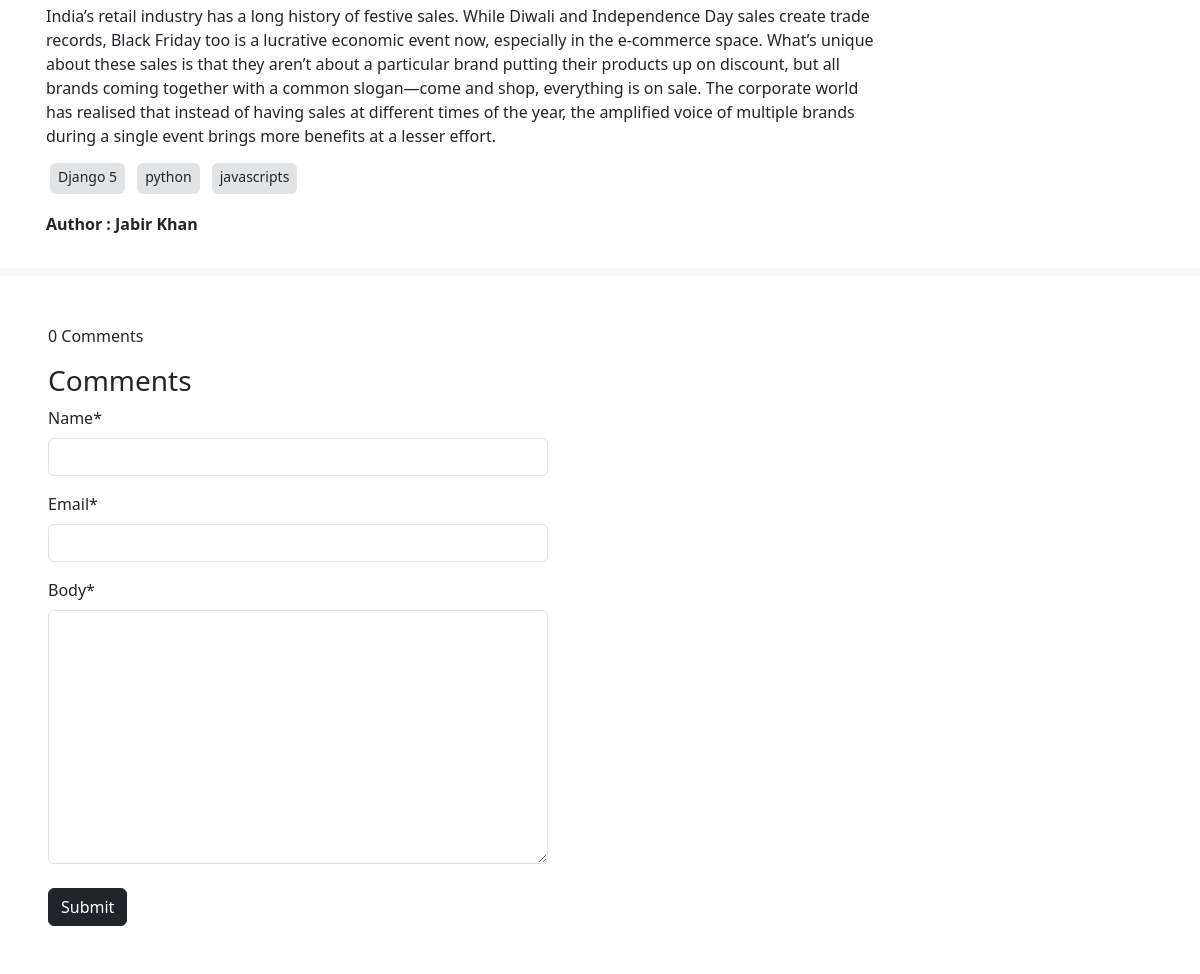
The page /post/details/1/ (lower part) on the database as committed earlier.
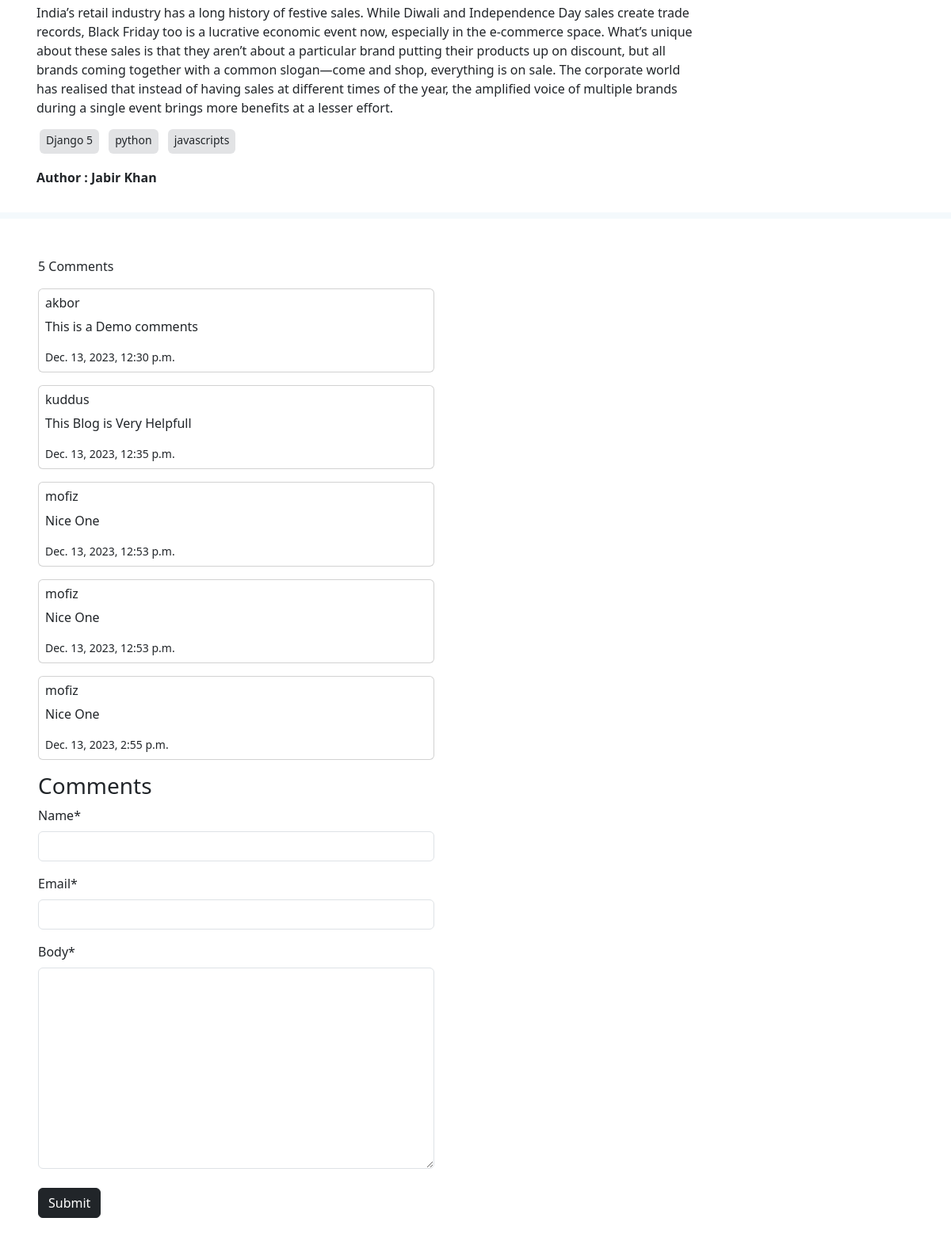
The same page on the database as committed later.
### category/models.py (models this page shows, shortened)
class Category(models.Model) :
    name = models.CharField(max_length=100)
    slug = models.SlugField(max_length=100, unique=True, null=True, blank=True)

### posts/models.py (models this page shows, shortened)
class Comment(models.Model) :
    post = models.ForeignKey(Post, on_delete=models.CASCADE, related_name='comments')
    name = models.CharField(max_length=100)
    email = models.EmailField()
    body = models.TextField()
    create_on = models.DateTimeField(auto_now_add=True)

### posts/views.py (the view, shortened to what this page needs)
# urls.py: path('details/<int:id>/', DetailsPostView.as_view(), name='details_post'),
class DetailsPostView(DetailView) :
    model = Post
    pk_url_kwarg = 'id'
    template_name = 'posts/details_post.html'
    def get_context_data(self, **kwargs):
        context = super().get_context_data(**kwargs)
        post = self.object
        comments = post.comments.all()
        comment_form = CommentForm()
        context['comments'] = comments
        context['comment_form'] = comment_form
        return context

### posts/forms.py
class CommentForm(forms.ModelForm) :
    class Meta :
        model = Comment
        fields = ['name', 'email', 'body']

### posts/templates/posts/details_post.html (shortened to what this page needs)
{% extends "base.html" %}
{% block content %}
{% load crispy_forms_tags %}
    <div class="card border-0 rounded-0">
      <div class="card-body container">
        <div class="w-75">
          <div>
            <p class="card-text">{{post.content }}</p>
          </div>
        </div>
        <div class="my-3">
            {% for category in post.category.all %}
            <small class="bg-secondary-subtle m-1 rounded px-2 pt-1 pb-2">{{category.name}}</small>
            {% endfor %}
        </div>
        <p class="mt-4 fw-semibold">Author : {{post.author.first_name}} {{post.author.last_name}}</p>
      </div>
    </div>
    <div class="card rounded-0 border-0 mt-2 p-5">
      <div style="max-width: 500px;">
        <div>
          <p>{{ comments | length }} Comments</p>
          {% for comment in comments %}
            <div class="card p-2 mb-3">
              <h6>{{ comment.name }}</h6>
              <p>{{ comment.body }}</p>
              <small>{{comment.create_on}}</small>
            </div>
          {% endfor %}
        </div>
          <div>
            <h3>Comments</h3>
            <form method="post">
              {{comment_form | crispy }}
              <button type="submit" class="btn btn-dark mt-2">Submit</button>
            </form>
          </div>
      </div>
    </div>
{% endblock content %}

Rows that differ between the two databases and show on the page:
added Comment: name "akbor", body "This is a Demo comments", create_on "Dec. 13, 2023, 12:30 p.m."
added Comment: name "kuddus", body "This Blog is Very Helpfull", create_on "Dec. 13, 2023, 12:35 p.m."
added Comment: name "mofiz", body "Nice One", create_on "Dec. 13, 2023, 12:53 p.m."
added Comment: name "mofiz", body "Nice One", create_on "Dec. 13, 2023, 12:53 p.m."
added Comment: name "mofiz", body "Nice One", create_on "Dec. 13, 2023, 2:55 p.m."
Other text that changed with them:
{{ comments | length }}: "0" → "5"
